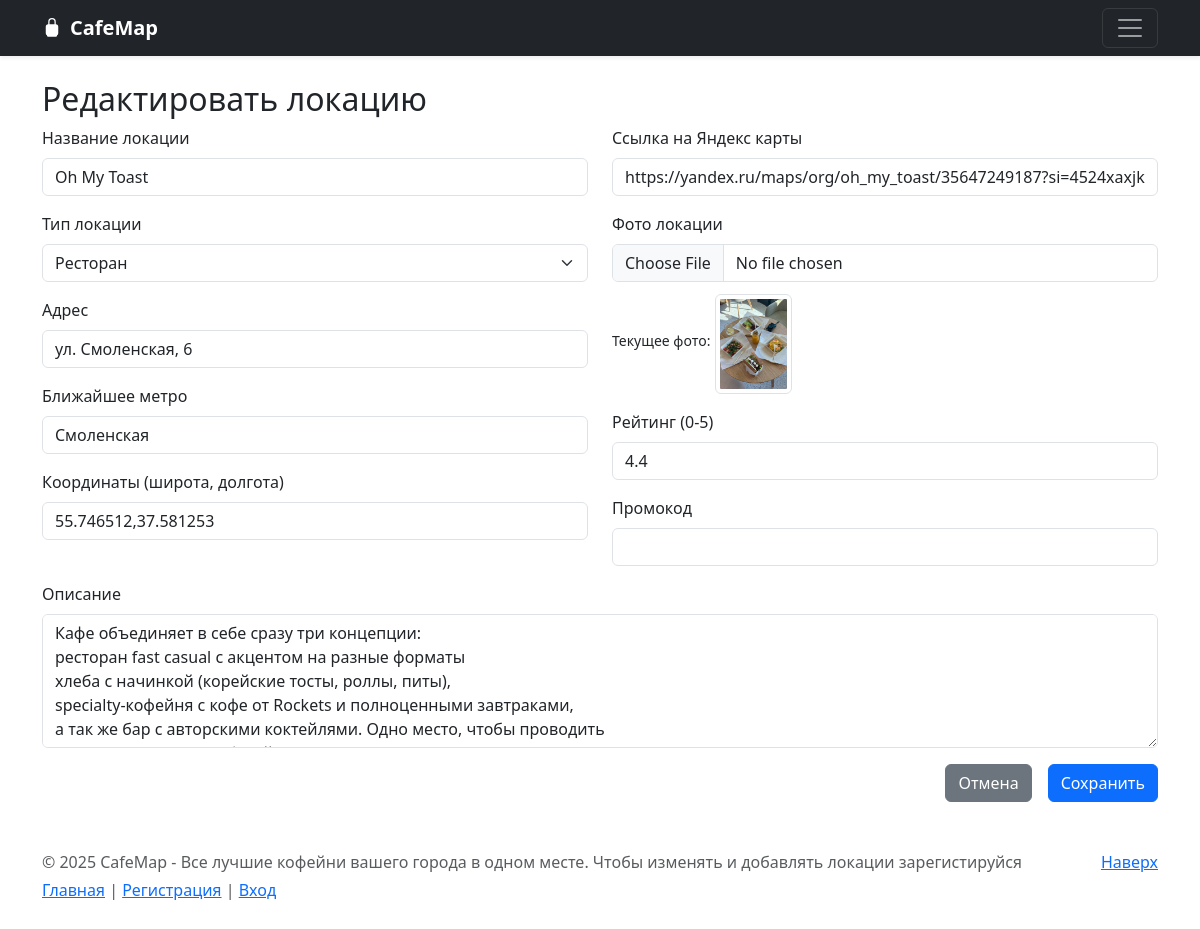
/edit_location/5 (signed in), run on an earlier commit of the app's database.
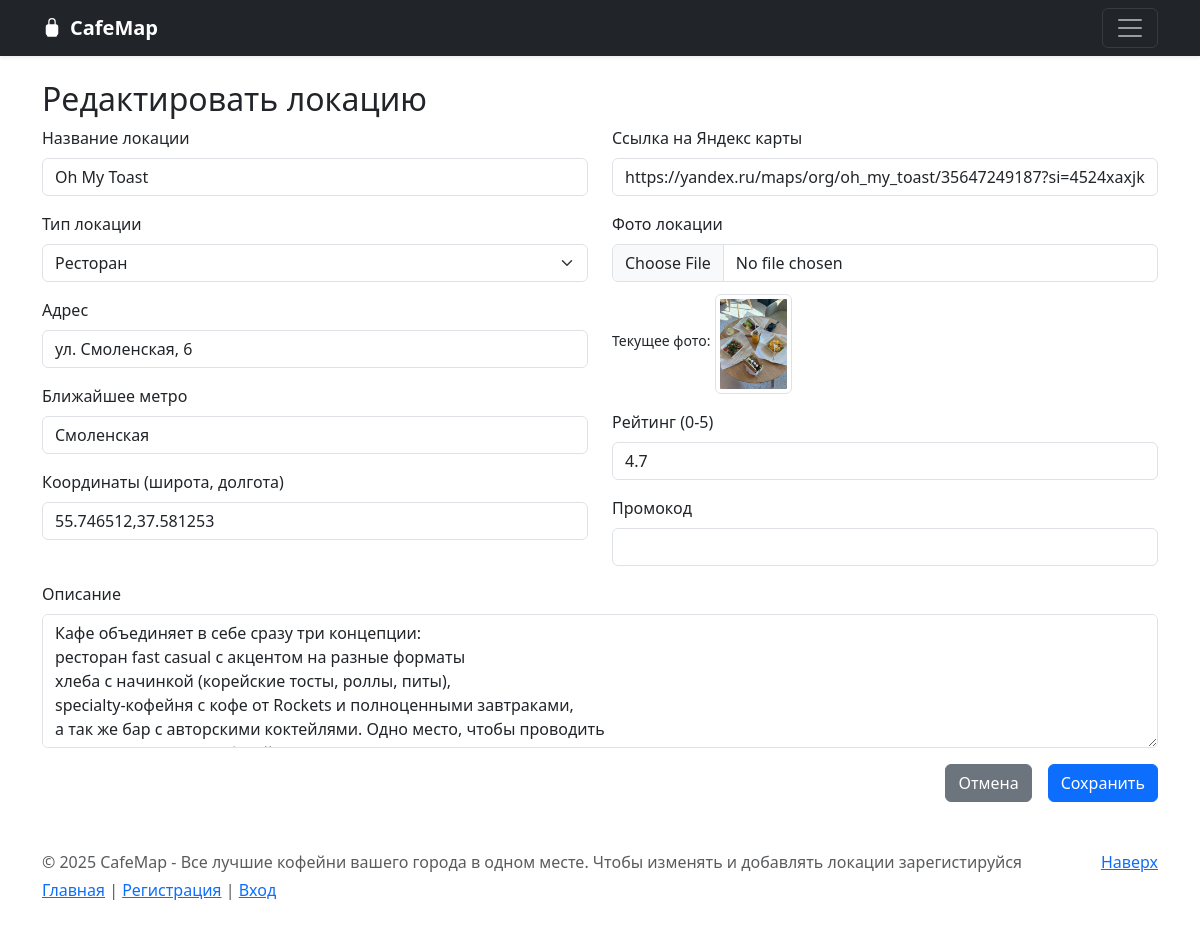
And on a later commit of the database.
### app.py (models this page shows, shortened)
class Location(db.Model):
    __tablename__ = 'locations'
    id = db.Column(db.Integer, primary_key=True)
    name = db.Column(db.String(150), nullable=False)  # Название локации
    type = db.Column(db.String(50), nullable=False)  # Тип локации
    address = db.Column(db.String(200), nullable=False)
    metro = db.Column(db.String(50), nullable=False)
    coordinates = db.Column(db.String(50))
    map_link = db.Column(db.String(500))  # Ссылка на Яндекс карты
    photo = db.Column(db.String(100))  # Путь к фото
    description = db.Column(db.Text, nullable=False)
    promo_code = db.Column(db.String(50))  # Промокод
    rating = db.Column(db.Float)  # Рейтинг

### app.py (the view, shortened to what this page needs)
@app.route('/edit_location/<int:id>', methods=['GET', 'POST'])
@login_required
def edit_location(id):
    location = Location.query.get_or_404(id)
    form = LocationForm(obj=location)
    return render_template('add_location.html', form=form, location=location)

### app.py
class LocationForm(FlaskForm):
    name = StringField('Название локации', validators=[DataRequired()])
    type = SelectField('Тип локации', choices=[
        ('Ресторан', 'Ресторан'),
        ('Кафе', 'Кафе'),
        ('Локация', 'Локация')
    ], validators=[DataRequired()])
    address = StringField('Адрес', validators=[DataRequired()])
    metro = StringField('Ближайшее метро', validators=[DataRequired()])
    coordinates = StringField('Координаты (широта, долгота)')
    map_link = StringField('Ссылка на Яндекс карты')
    photo = FileField('Фото локации', validators=[
        FileAllowed(['jpg', 'jpeg', 'png'], 'Только изображения!')
    ])
    description = TextAreaField('Описание', validators=[DataRequired()])
    promo_code = StringField('Промокод')
    rating = StringField('Рейтинг (0-5)')
    submit = SubmitField('Сохранить')

### app.py (called while the page is built)
@login_manager.user_loader
def load_user(user_id):
    return User.query.get(int(user_id))

### templates/add_location.html (shortened to what this page needs)
{% extends 'base.html' %}
{% block body %}
<div class="container mt-4">
    <h2>{% if location %}Редактировать локацию{% else %}Добавить новую локацию{% endif %}</h2>
    <form method="POST" enctype="multipart/form-data">
        <div class="row">
            <div class="col-md-6">
                <div class="mb-3">
                    {{ form.name.label(class="form-label") }}
                    {{ form.name(class="form-control") }}
                </div>
                <div class="mb-3">
                    {{ form.type.label(class="form-label") }}
                    {{ form.type(class="form-select") }}
                </div>
                <div class="mb-3">
                    {{ form.address.label(class="form-label") }}
                    {{ form.address(class="form-control") }}
                </div>
                <div class="mb-3">
                    {{ form.metro.label(class="form-label") }}
                    {{ form.metro(class="form-control") }}
                </div>
                <div class="mb-3">
                    {{ form.coordinates.label(class="form-label") }}
                    {{ form.coordinates(class="form-control", placeholder="55.123456, 37.123456") }}
                </div>
            </div>
            <div class="col-md-6">
                <div class="mb-3">
                    {{ form.map_link.label(class="form-label") }}
                    {{ form.map_link(class="form-control") }}
                </div>
                <div class="mb-3">
                    {{ form.photo.label(class="form-label") }}
                    {{ form.photo(class="form-control") }}
                    {% if location and location.photo %}
                    <div class="mt-2">
                        <small>Текущее фото:</small>
                        <img src="{{ url_for('static', filename=location.photo) }}"
                             class="img-thumbnail mt-1" style="max-height: 100px;">
                    </div>
                    {% endif %}
                </div>
                <div class="mb-3">
                    {{ form.rating.label(class="form-label") }}
                    {{ form.rating(class="form-control", type="number", min="0", max="5", step="0.1") }}
                </div>
                <div class="mb-3">
                    {{ form.promo_code.label(class="form-label") }}
                    {{ form.promo_code(class="form-control") }}
                </div>
            </div>
        </div>
        <div class="mb-3">
            {{ form.description.label(class="form-label") }}
            {{ form.description(class="form-control", rows=5) }}
        </div>
        <div class="d-grid gap-2 d-md-flex justify-content-md-end">
            <a href="{{ url_for('show_locations') }}" class="btn btn-secondary me-md-2">Отмена</a>
            {{ form.submit(class="btn btn-primary") }}
        </div>
    </form>
</div>
{% endblock %}

What changed in the data, as far as the page shows it:
changed Location "Oh My Toast": rating "4.4" → "4.7"
